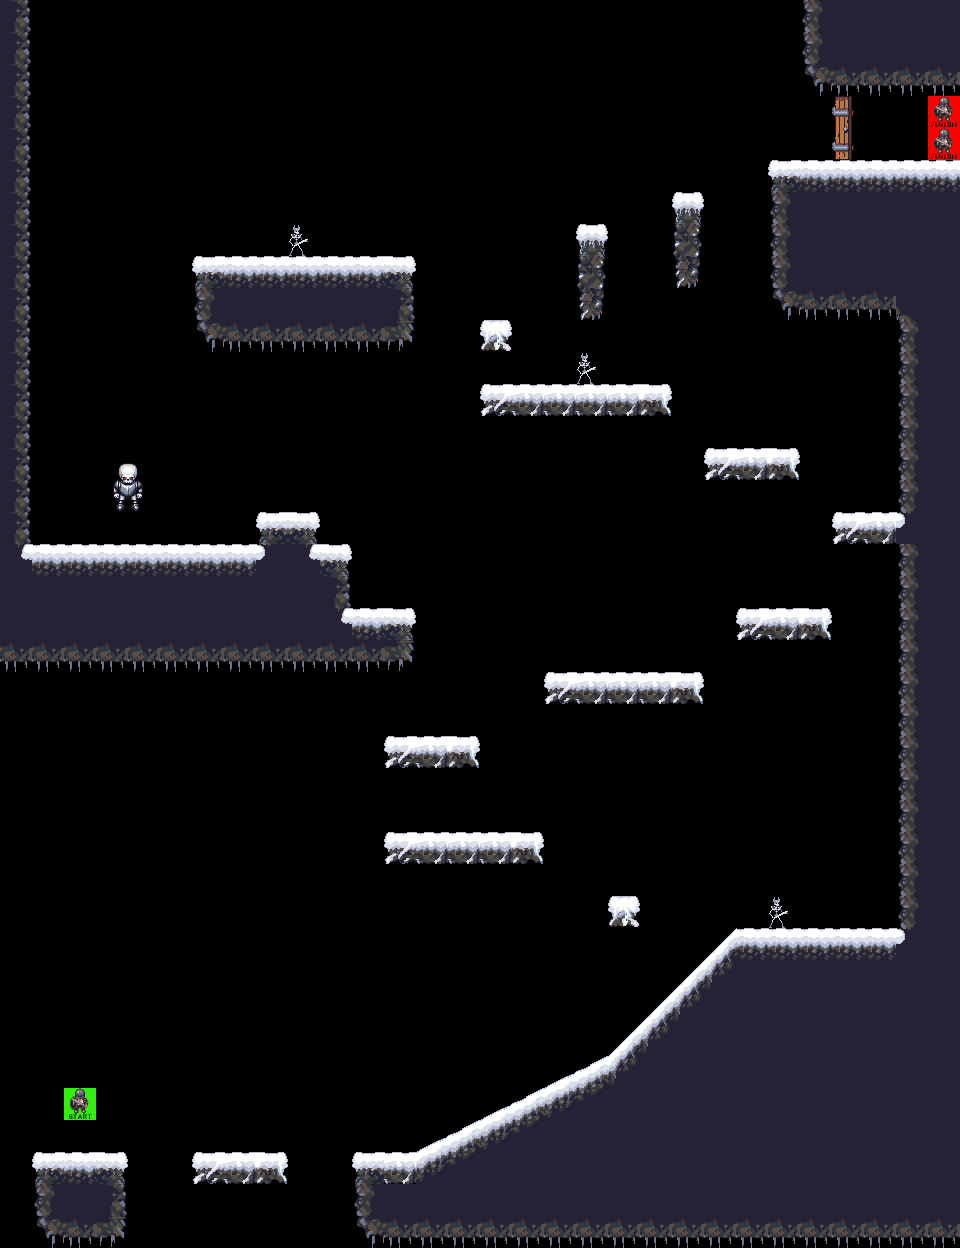

A 2D game scene composited from a Tiled map and its tileset images. What follows is a short description and the map's XML, with each tile layer's data collapsed to a summary:
An orthogonal 30x39 tile map with 32x32 px tiles, 7 tile layers (terrain, decorations, hazards, pickups, ...), 8 tilesets.

<map version="1.9" tiledversion="1.9.2" orientation="orthogonal" renderorder="right-down" width="30" height="39" tilewidth="32" tileheight="32" infinite="0" nextlayerid="2" nextobjectid="1">
 <editorsettings>
  <chunksize width="32" height="32" />
  <export target="../lvl 2 - snowy mountains/level2.csv" format="csv" />
 </editorsettings>
 <properties>
  <property name="level number" type="int" value="1" />
 </properties>
 <tileset firstgid="1" source="Pickups.tsx" />
 <tileset firstgid="4" source="Mountain terrain.tsx" />
 <tileset firstgid="36" source="Monsters.tsx" />
 <tileset firstgid="40" source="Decorations.tsx" />
 <tileset firstgid="47" source="Trigger objects.tsx" />
 <tileset firstgid="63" source="Hazards.tsx" />
 <tileset firstgid="65" source="Player.tsx" />
 <tileset firstgid="67" source="Snowy terrain.tsx" />
 <layer id="1" name="terrain" width="30" height="39">
  <data>[1170 cells, 358 non-empty, 25 distinct tile ids]</data>
 </layer>
 <layer id="6" name="decorations" width="30" height="39">
  <data>[1170 cells, 0 non-empty, 0 distinct tile ids]</data>
 </layer>
 <layer id="9" name="hazards" width="30" height="39">
  <data>[1170 cells, 0 non-empty, 0 distinct tile ids]</data>
 </layer>
 <layer id="3" name="pickups" width="30" height="39">
  <data>[1170 cells, 0 non-empty, 0 distinct tile ids]</data>
 </layer>
 <layer id="7" name="triggered_objects" width="30" height="39">
  <data>[1170 cells, 1 non-empty, 1 distinct tile ids]</data>
 </layer>
 <layer id="5" name="monsters" width="30" height="39">
  <data>[1170 cells, 4 non-empty, 2 distinct tile ids]</data>
 </layer>
 <layer id="8" name="player" width="30" height="39">
  <data>[1170 cells, 3 non-empty, 2 distinct tile ids]</data>
 </layer>
</map>
